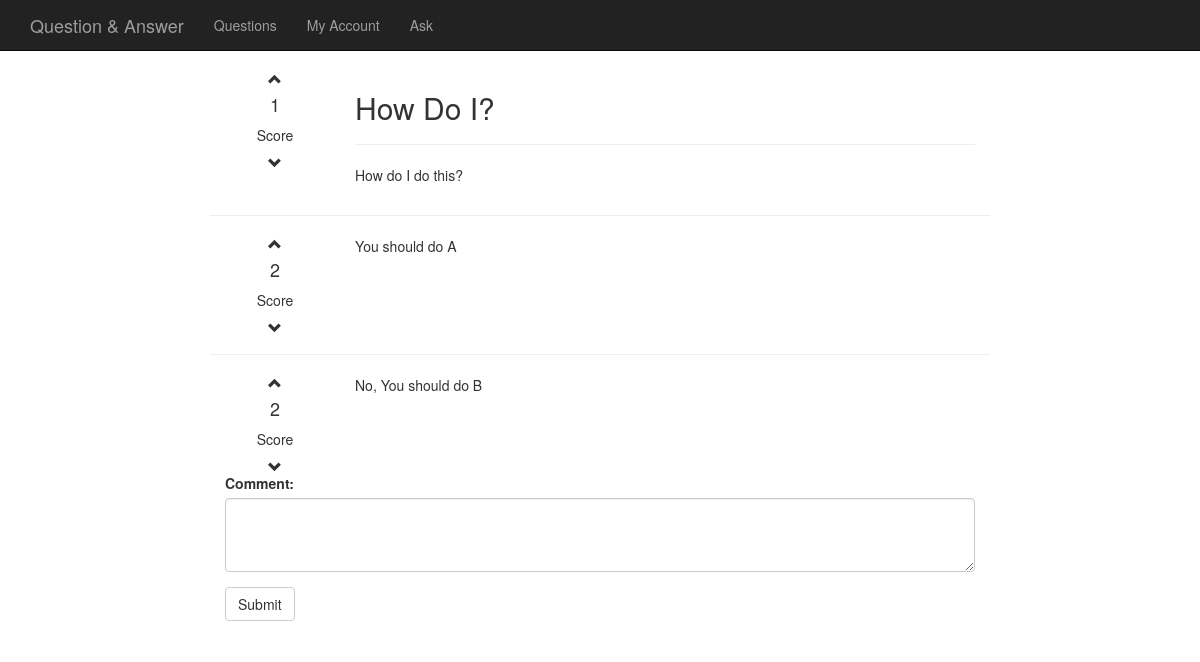
The page /questions/1/ on the database its author committed.
### question_answer/models.py (models this page shows, shortened)
class Question(models.Model):
    question_name = models.CharField(max_length=200)
    question_text = models.CharField(max_length=512)
    score = models.IntegerField(default=0)
    pub_date = models.DateTimeField()
    tags = models.ManyToManyField(Tag)

class Answer(models.Model):
    question = models.ForeignKey(Question)
    answer_text = models.CharField(max_length=512)
    score = models.IntegerField(default=0)
    pub_date = models.DateTimeField()

### question_answer/views.py (the view)
# urls.py: url(r'^(?P<pk>[0-9]+)/$', views.detail, name="detail"),
def detail(request, pk):
    question = get_object_or_404(Question, pk=pk)
    if request.method == "POST":
        answer = Answer()
        answer.answer_text = request.POST["answer_text"]
        answer.pub_date = timezone.now()
        answer.question_id = question.id
        answer.save()
    else:
        pass
    template = loader.get_template("question_answer/question.html")
    context = RequestContext(request, {'question': question,})
    return HttpResponse(template.render(context))

### question_answer/templates/question_answer/question.html (shortened to what this page needs)
{% extends 'question_answer/base.html' %}
{% load staticfiles %}
{% block content %}
<div class="row">
    <div class="col-md-2 text-center">
        <span id="upvote" class="glyphicon glyphicon-chevron-up upvote"></span>
        <h4 id="qScore">{{ question.score }}</h4>
        <p>Score</p>
        <span id="downvote" class="glyphicon glyphicon-chevron-down downvote"></span>
    </div>
    <div class="col-md-10">
        <h2>{{ question.question_name }}</h2>
        <hr>
        <p>{{ question.question_text }}</p>
    </div>
</div>
{% for answer in question.answer_set.all %}
<div id="answer-{{ answer.id }}" class="row">
    <hr>
    <div class="col-md-2 text-center">
        <span class="glyphicon glyphicon-chevron-up upvote"></span>
        <h4>{{ answer.score }}</h4>
        <p>Score</p>
        <span class="glyphicon glyphicon-chevron-down downvote"></span>
    </div>
    <div class="col-md-10">
        <p>{{ answer.answer_text }}</p>
    </div>
</div>
{% endfor %}
<form action="{% url 'questions:detail' question.id %}" method="post">
    <div class="form-group">
        <label for="answer_text">Comment:</label>
        <textarea id="answer_text" name='answer_text' class="form-control" rows="3"></textarea>
    </div>
    <button type="submit" class="btn btn-default">Submit</button>
</form>
{% endblock %}

### rows shown on the page
Question: score "1", question_name "How Do I?", question_text "How do I do this?"
Answer: score "2", answer_text "You should do A"
Answer: score "2", answer_text "No, You should do B"
